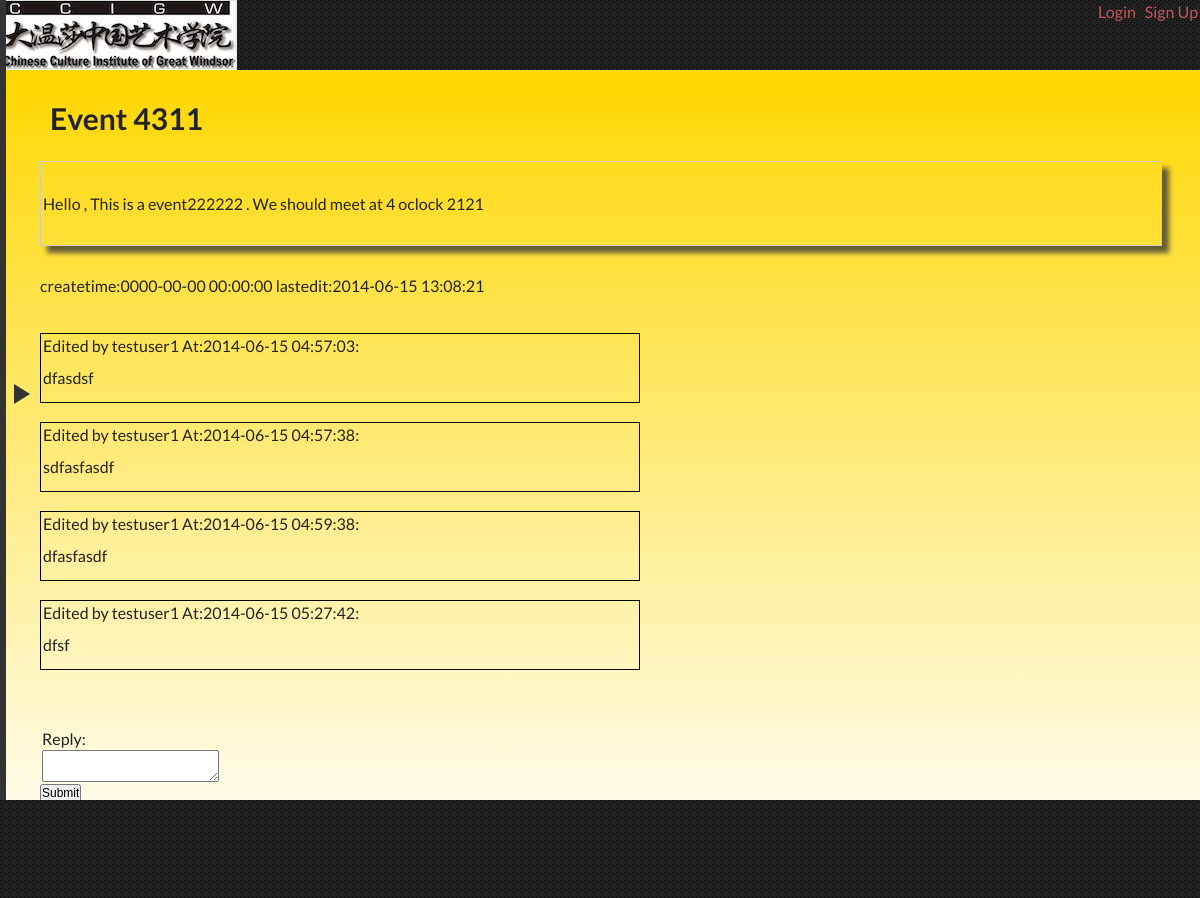
Screenshot of /eventpage.php?eventsid=1 with the database file from the repository.
### tables this page shows
CREATE TABLE IF NOT EXISTS `db_events` (
  `eventsid` int(11) NOT NULL AUTO_INCREMENT,
  `subject` varchar(255) NOT NULL,
  `readaccess` int(11) NOT NULL,
  `body` mediumtext NOT NULL,
  `categoryid` int(11) NOT NULL,
  `createtime` datetime NOT NULL,
  `uid` int(11) NOT NULL,
  `startime` date DEFAULT NULL,
  `endtime` date DEFAULT NULL,
  `maxmember` int(11) NOT NULL,
  `lastedit` datetime DEFAULT NULL,
  PRIMARY KEY (`eventsid`),
  KEY `uid` (`uid`),
  KEY `categoryid` (`categoryid`)
);

CREATE TABLE IF NOT EXISTS `db_evtreply` (
  `eventsreplyid` int(11) NOT NULL AUTO_INCREMENT,
  `eventsid` int(11) NOT NULL,
  `body` mediumtext,
  `uid` int(11) NOT NULL,
  `replytime` datetime NOT NULL,
  `lastedit` datetime DEFAULT NULL,
  PRIMARY KEY (`eventsreplyid`),
  KEY `uid` (`uid`),
  KEY `eventsid` (`eventsid`)
);

CREATE TABLE IF NOT EXISTS `db_user` (
  `uid` int(11) NOT NULL AUTO_INCREMENT,
  `accessid` int(11) NOT NULL,
  `username` varchar(255) NOT NULL,
  `userpass` varchar(255) NOT NULL,
  `email` varchar(255) NOT NULL,
  `firstname` varchar(255) NOT NULL,
  `lastname` varchar(255) NOT NULL,
  `gender` enum('m','f') NOT NULL,
  `phonenumber` varchar(20) NOT NULL,
  `address` varchar(255) NOT NULL,
  `status` tinyint(1) NOT NULL DEFAULT '0',
  `created` datetime NOT NULL,
  `lastlogin` datetime DEFAULT NULL,
  `identifier` char(20) DEFAULT NULL,
  `expiry_time` datetime DEFAULT NULL,
  PRIMARY KEY (`uid`),
  UNIQUE KEY `username` (`username`),
  UNIQUE KEY `email` (`email`),
  KEY `accessid` (`accessid`)
);

### dblib/config.php (called while the page is built, shortened)
<?php
 $DBNAME="ccigw";
 $DBUSER="root";
 $DBPASS="root";
?>

### dblib/db_events.php (called while the page is built, shortened)
<?php
require_once 'config.php';
class Db_events {
    public $db_connection_handle = NULL;
    function __construct() {
        global $DBUSER, $DBPASS, $DBNAME;
        $this->db_connection_handle =
            new PDO( "mysql:host=localhost;dbname=$DBNAME", $DBUSER, $DBPASS );
        $this->db_connection_handle->
        setAttribute( PDO::ATTR_ERRMODE, PDO::ERRMODE_EXCEPTION );
        $this->db_connection_handle->setAttribute( PDO::ATTR_CASE, PDO::CASE_LOWER );
        $this->db_connection_handle->
        setAttribute( PDO::ATTR_ORACLE_NULLS, PDO::NULL_NATURAL );
    }
    public function show_single_event( $eventsid ) {
        $user_array=array(
            ':eventsid'          =>$eventsid
        );
        try{
            $sql="SELECT * FROM db_events WHERE eventsid=:eventsid";
            $st = $this->db_connection_handle->prepare( $sql );
            $st->setFetchMode( PDO::FETCH_ASSOC );
            $st->execute( $user_array );
            $row = $st->fetch();
            return $row;
        }
        catch ( PDOException $e ) {
            return $e->getMessage();
        }
    }
    public function show_corresponding_reply( $eventsid ) {
        try{
            $sql='SELECT * FROM db_evtreply where eventsid=:eventsid';
            $st = $this->db_connection_handle->prepare( $sql );
            $st->bindParam( ':eventsid', $eventsid, PDO::PARAM_INT );
            $st->execute();
            $st->setFetchMode( PDO::FETCH_ASSOC );
            $result=array();
            while ( $row = $st->fetch() ) {
                array_push( $result, $row );
            }
            return $result;
        }
        catch ( PDOException $e ) {
            return $e->getMessage();
        }
    }
}
?>

### include/common.php (called while the page is built, shortened)
<?php
require_once("include/demoframe.php");
    function fix_str($str){
        $str=trim($str);
     return  htmlentities(stripslashes($str));
    }
?>

### dblib/db_user.php (called while the page is built, shortened)
<?php
require_once 'config.php';
class Db_user {
	public $db_connection_handle = NULL;
	function __construct() {
		global $DBUSER, $DBPASS, $DBNAME;
		$this->db_connection_handle =
			new PDO( "mysql:host=localhost;dbname=$DBNAME", $DBUSER, $DBPASS );
		$this->db_connection_handle->
		setAttribute( PDO::ATTR_ERRMODE, PDO::ERRMODE_EXCEPTION );
		$this->db_connection_handle->setAttribute( PDO::ATTR_CASE, PDO::CASE_LOWER );
		$this->db_connection_handle->
		setAttribute( PDO::ATTR_ORACLE_NULLS, PDO::NULL_NATURAL );
	}
        function get_name_by_uid($uid){
            try{
			$sql='SELECT username FROM db_user where uid=:uid';
			$st = $this->db_connection_handle->prepare( $sql );
                        $st->bindParam( ':uid', $uid, PDO::PARAM_INT );
			$st->execute();
			$st->setFetchMode( PDO::FETCH_ASSOC );
			$row = $st->fetch();
			return $row['username'];
		}
		catch ( PDOException $e ) {
			return $e->getMessage();
		}
        }
}
?>

### eventpage.php (the view, shortened to what this page needs)
<?php
require_once('dblib/db_events.php');
require_once('dblib/db_user.php');
require_once("include/demoframe.php");
require_once("include/common.php");
require_once('event_action.php');
if (!(isset($_GET["eventsid"]) && is_numeric($_GET["eventsid"]) && count($_GET) === 1 )) {
    echo'<h1>400 Bad request!</h1>';
} else {
    $this_event_id = fix_str($_GET["eventsid"]);
    $event_handle = new Db_events();
    $user_handle = new Db_user();
    $aEvent = $event_handle->show_single_event($this_event_id);
    if ( empty($aEvent)) {
        echo'<h1>404 Page not found!</h1>';
    } else {
        if (isset($_SESSION['username'])) {
            $temp = fix_str($_SESSION['username']);
            $temp = $user_handle->get_uid_by_name($temp);
            $temp = (int) $temp;
        } else
            $temp = NULL;
        echo '<h1>', $aEvent["subject"], '</h1> ';
        echo '<div id="eventBox"> <table > <tr> <td>',
        $aEvent["body"]
        , '</td></tr></table></div>';
        echo '<div >',
        'createtime:', $aEvent["createtime"], ' lastedit:', $aEvent["lastedit"]
        , '</div>';
        $this_reply_list = $event_handle->show_corresponding_reply($this_event_id);
        foreach ($this_reply_list as $aReply) {
            echo ' <div> <table  width="600" style = " border: 1px solid black" > <tr><td> ', "Edited by ", $user_handle->get_name_by_uid($aReply['uid']),
            "   At:", $aReply['replytime'],
            ':</td></tr><tr><td >', $aReply['body'],
            '</td></tr> <tr><td></table></div></br>';
        }
        echo'<form action="event_action.php" method="POST">';
        echo '</br> </br><table > <tr><td> ', "Reply:",
        '</td></tr><tr><td>',
        '<textarea name="content"></textarea>',
        '</td></tr></table>',
        '<input type="hidden" name="uid_who_reply" value="', $temp, '">',
        '<input type="hidden" name="this_event_id" value="', $this_event_id, '">'
        ;
        echo '<input type="submit" name="submit_reply" value="Submit" /></form>';
        echo '<br/><br/><br/><br/>';
    }
}
?>

### css/layout.css (style rules this page uses)
* { margin: 0; padding: 0; }
html, body { height: 100%; overflow: hidden; }
body { background-color: #222; background-repeat: repeat; font-family: 'Lato', Helvetica, sans-serif; font-size: 16px; color: #222; }
h1, h2 { font-size: 24px; }
.contents p { margin: 10px 0 10px 0; font-size: 16px; line-height: 1.32; }
h1 { font-size: 30px; padding:10px; }
#eventBox { width: 100%; padding: 30px 0; text-align: center; border: 1px solid #CCCCCC; margin: 15px 0 30px;-webkit-box-shadow: 7px 7px 5px 0px rgba(50, 50, 50, 0.75); -moz-box-shadow: 7px 7px 5px 0px rgba(50, 50, 50, 0.75); box-shadow: 7px 7px 5px 0px rgba(50, 50, 50, 0.75); }
input { font-size: 12px; }

### rows the page displays
db_events: subject "Event 4311", body "Hello , This is a event222222 . We should meet at 4 oclock 2121", createtime "0000-00-00 00:00:00", lastedit "2014-06-15 13:08:21"
db_evtreply: uid.username "testuser1", replytime "2014-06-15 04:57:03", body "dfasdsf"
db_evtreply: uid.username "testuser1", replytime "2014-06-15 04:57:38", body "sdfasfasdf"
db_evtreply: uid.username "testuser1", replytime "2014-06-15 04:59:38", body "dfasfasdf"
db_evtreply: uid.username "testuser1", replytime "2014-06-15 05:27:42", body "dfsf"

### other values shown
$login['label'] "Login"
